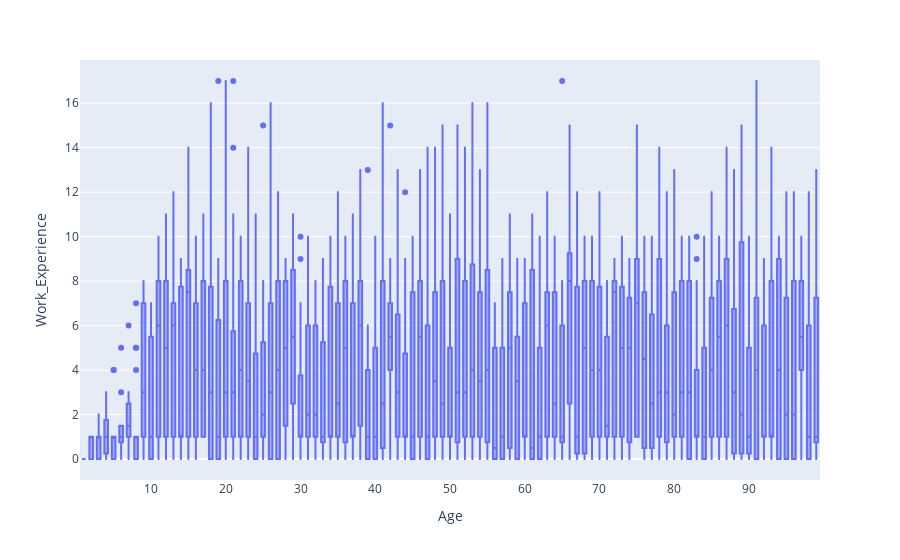

Notebook source saved alongside this figure:
### Markdown cell above
Với `Profession` là _"Artist"_ thì nhìn chung những outlier vẫn khá hợp lý nên ta sẽ giữ lại 5 dòng này.

### Code cell
fig = px.box(df, y="Work_Experience",x='Age')
fig.show()

### Figure 1 — Plotly figure (JSON) as saved in the notebook; plotly's stock layout.template omitted (floating-point values rounded to 4 significant figures; data arrays with more than 128 entries replaced by an {"elided": "..."} marker saying what was removed)
{"data": [{"alignmentgroup": "True", "hovertemplate": "Age=%{x}<br>Work_Experience=%{y}<extra></extra>", "legendgroup": "", "marker": {"color": "#636efa"}, "name": "", "notched": false, "offsetgroup": "", "orientation": "v", "showlegend": false, "type": "box", "x": {"elided": "1920 int values"}, "x0": " ", "xaxis": "x", "y": {"elided": "1920 int values"}, "y0": " ", "yaxis": "y"}], "layout": {"boxmode": "group", "legend": {"tracegroupgap": 0}, "margin": {"t": 60}, "xaxis": {"anchor": "y", "domain": [0, 1], "title": {"text": "Age"}}, "yaxis": {"anchor": "x", "domain": [0, 1], "title": {"text": "Work_Experience"}}}}
